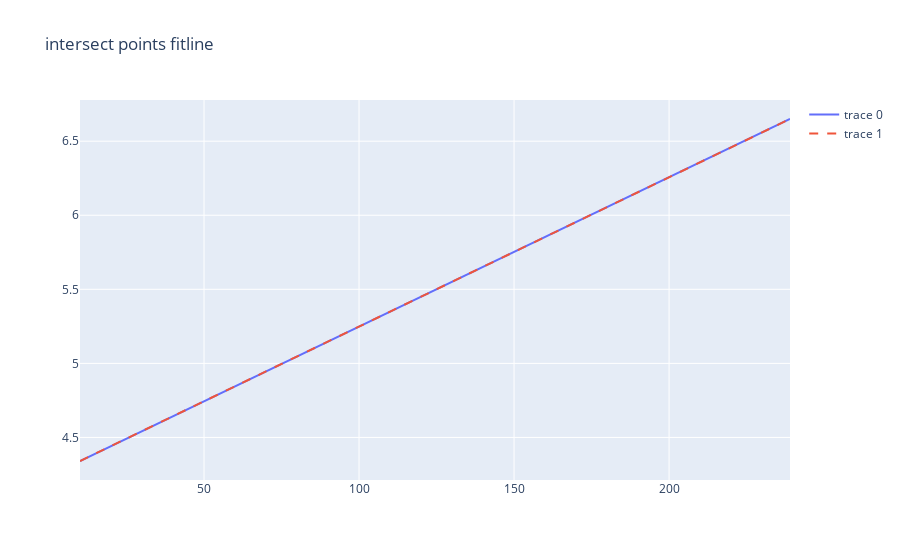
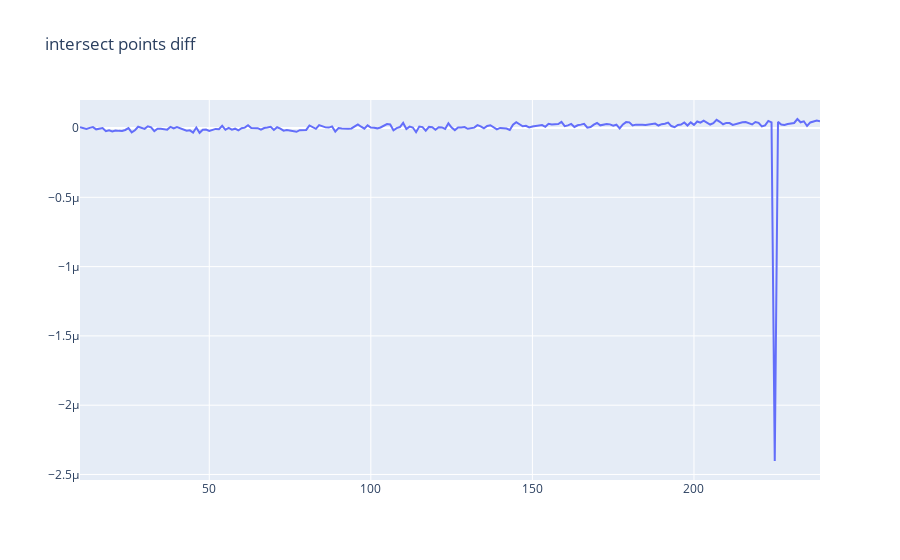
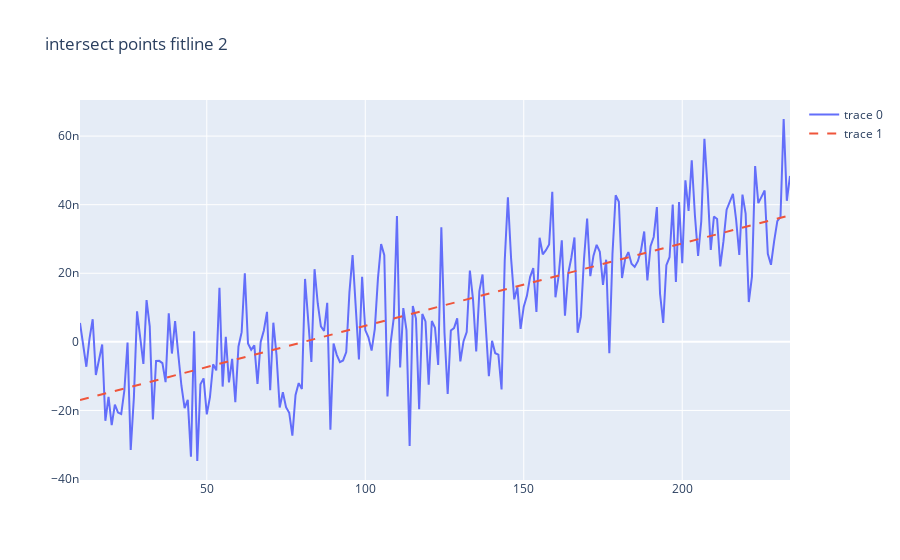
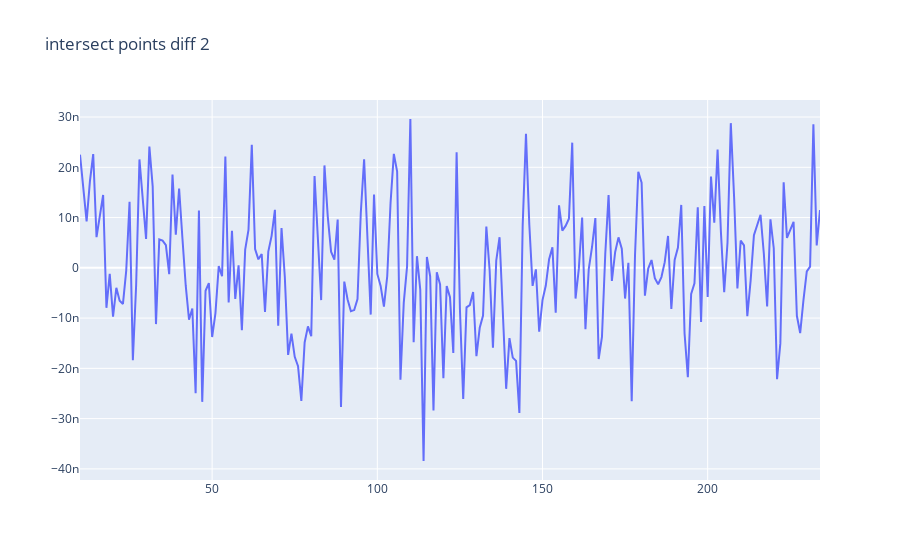

These figures' notebook cell, in order:
### Markdown cell above
### Plot

### Code cell
print(f"guessed: {coeft=} coeff_time={coeff_time[0]:.12f},{coeff_time[1]:.12f} cfo ppm from time: {1 - coeff_time[0] / Config.nsampf * Config.fs} cfo: {(1 - coeff_time[0] / Config.nsampf * Config.fs) * Config.sig_freq}")
pltfig(((dx, dy), (dx, xp.polyval(coeff_time, dx))), title="intersect points fitline").show()
pltfig1(dx, dy - xp.polyval(coeff_time, dx), title="intersect points diff").show()

dx2 = dy - xp.polyval(coeff_time, dx)
dx2 = dx2[:225]
dx = dx[:225]
dx3 = dy.copy()[:225]
for pidx in range(1, len(dx2) - 1):
    if abs(dx2[pidx] - dx2[pidx-1]) > 0.2e-6 and abs(dx2[pidx] + dx2[pidx-1]) > 0.2e-6:
        dx2[pidx] = (dx2[pidx-1] + dx2[pidx+1])/2
        dx3[pidx] = (dx3[pidx-1] + dx3[pidx+1])/2

coeff_time2 = xp.polyfit(dx, dx2, 1)
pltfig(((dx, dx2), (dx, xp.polyval(coeff_time2, dx))),
       title="intersect points fitline 2").show()
pltfig1(dx, dx2 - xp.polyval(coeff_time2, dx), title="intersect points diff 2").show()
print(f"coeff_time2={coeff_time2[0]:.12f},{coeff_time2[1]:.12f}")

### Figure 1 — Plotly figure (JSON) as saved in the notebook; plotly's stock layout.template omitted (floating-point values rounded to 4 significant figures; data arrays with more than 128 entries replaced by an {"elided": "..."} marker saying what was removed)
{"data": [{"mode": "lines", "type": "scatter", "x": {"elided": "230 int values"}, "y": {"elided": "230 float values"}}, {"line": {"dash": "dash"}, "mode": "lines", "type": "scatter", "x": {"elided": "230 int values"}, "y": {"elided": "230 float values"}}], "layout": {"title": {"text": "intersect points fitline"}}}

### Figure 2 — Plotly figure (JSON) as saved in the notebook; plotly's stock layout.template omitted (floating-point values rounded to 4 significant figures; data arrays with more than 128 entries replaced by an {"elided": "..."} marker saying what was removed)
{"data": [{"mode": "lines", "type": "scatter", "x": {"elided": "230 int values"}, "y": {"elided": "230 float values"}}], "layout": {"title": {"text": "intersect points diff"}}}

### Figure 3 — Plotly figure (JSON) as saved in the notebook; plotly's stock layout.template omitted (floating-point values rounded to 4 significant figures; data arrays with more than 128 entries replaced by an {"elided": "..."} marker saying what was removed)
{"data": [{"mode": "lines", "type": "scatter", "x": {"elided": "225 int values"}, "y": {"elided": "225 float values"}}, {"line": {"dash": "dash"}, "mode": "lines", "type": "scatter", "x": {"elided": "225 int values"}, "y": {"elided": "225 float values"}}], "layout": {"title": {"text": "intersect points fitline 2"}}}

### Figure 4 — Plotly figure (JSON) as saved in the notebook; plotly's stock layout.template omitted (floating-point values rounded to 4 significant figures; data arrays with more than 128 entries replaced by an {"elided": "..."} marker saying what was removed)
{"data": [{"mode": "lines", "type": "scatter", "x": {"elided": "225 int values"}, "y": {"elided": "225 float values"}}], "layout": {"title": {"text": "intersect points diff 2"}}}
